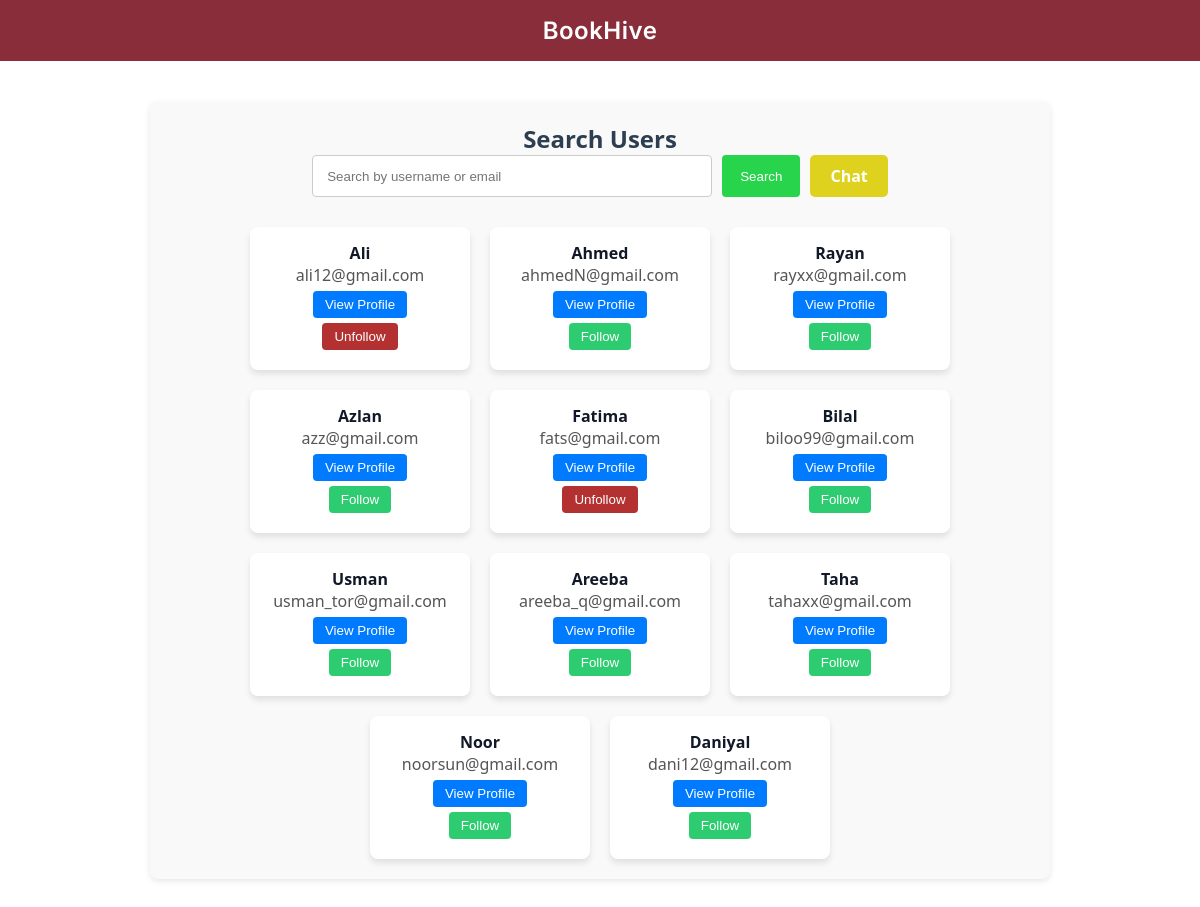
The page /search (signed in) on the database its author committed.
### tables this page shows
CREATE TABLE Users (
    username TEXT PRIMARY KEY,
    email TEXT UNIQUE NOT NULL,
    password TEXT NOT NULL,
    description TEXT,
    noOfBooksRead INT DEFAULT 0,
    topPick1 TEXT,
    topPick2 TEXT,
    topPick3 TEXT
);

### app.py (the view)
@app.route("/search", methods=["GET", "POST"])
def search_users():
    if "username" not in session:
        return redirect("/login")
    current_user = session["username"]
    conn = get_db_connection()
    if request.method == "POST":
        search_term = request.form.get("search_term")
        users = conn.execute(
            "SELECT * FROM Users WHERE username LIKE ? OR email LIKE ?",
            (f"%{search_term}%", f"%{search_term}%")
        ).fetchall()
    else:
        users = conn.execute("SELECT * FROM Users").fetchall()
    followed = conn.execute("SELECT followee FROM Follows WHERE follower = ?", (current_user,)).fetchall()
    followed_set = {row['followee'] for row in followed}
    conn.close()
    return render_template("search_users.html", users=users, followed_set=followed_set, current_user=current_user)

### app.py (called while the page is built)
def get_db_connection():
    conn = sqlite3.connect(DATABASE)
    conn.row_factory = sqlite3.Row
    return conn

### templates/search_users.html
{% extends "base2.html" %}
{% block content %}
<div style="max-width: 900px; margin: 40px auto; padding: 20px; background: #f9f9f9; border-radius: 8px; box-shadow: 0 2px 6px rgba(0,0,0,0.1); font-family: 'Segoe UI', Tahoma, Geneva, Verdana, sans-serif;">
    <h2 style="text-align: center; color: #2c3e50;">Search Users</h2>
    <form method="POST" style="display: flex; gap: 10px; justify-content: center; margin-bottom: 30px;">
        <input type="text" name="search_term" placeholder="Search by username or email" style="flex: 1; max-width: 400px; padding: 10px 14px; border: 1px solid #ccc; border-radius: 4px;">
        <button type="submit" style="padding: 10px 18px; background-color: #27d44c; color: white; border: none; border-radius: 4px; cursor: pointer;">Search</button>
        <a href="{{ url_for('chat') }}"
        style="padding: 10px 20px; background-color: #dfd21e; color: white;
            border-radius: 5px; text-decoration: none; font-weight: bold; cursor: pointer;">
        Chat
    </a>
    </form>
    <div class="user-list" style="display: flex; flex-wrap: wrap; justify-content: center; gap: 20px;">
        {% if users %}
            {% for user in users %}
                {% if user.username != current_user %}
                    <div class="user-card" style="background-color: white; padding: 15px 20px; border-radius: 8px; box-shadow: 0 4px 6px rgba(0, 0, 0, 0.1); width: 220px; text-align: center;">
                        <p><strong>{{ user.username }}</strong></p>
                        <p style="color: #555;">{{ user.email }}</p>
                        <form action="/profile/{{ user.username }}" method="get" style="margin: 5px 0;">
                            <button type="submit" style="background-color: #007BFF; color: white; border: none; padding: 6px 12px; border-radius: 4px; cursor: pointer;">View Profile</button>
                        </form>
                        {% if user.username in followed_set %}
                            <form action="/unfollow/{{ user.username }}" method="post" style="margin: 5px 0;">
                                <button type="submit" style="background-color: #b33131; color: white; border: none; padding: 6px 12px; border-radius: 4px; cursor: pointer;">Unfollow</button>
                            </form>
                        {% else %}
                            <form action="/follow/{{ user.username }}" method="post" style="margin: 5px 0;">
                                <button type="submit" style="background-color: #2ecc71; color: white; border: none; padding: 6px 12px; border-radius: 4px; cursor: pointer;">Follow</button>
                            </form>
                        {% endif %}
                    </div>
                {% endif %}
            {% endfor %}
        {% else %}
            <p style="text-align: center; color: #888;">No users found.</p>
        {% endif %}
    </div>
</div>
{% endblock %}

### templates/base2.html (style rules this page uses)
:root { --primary: #ffffff; --highlight: #facc15; --bg: #ffffff; --text: #111827; --white: #8A2D3B; }
* { margin: 0; padding: 0; box-sizing: border-box; }
body { font-family: 'Inter', sans-serif; background-color: var(--bg); color: var(--text); }

### rows shown on the page
Users: username "Ali", email "ali12@gmail.com"
Users: username "Ahmed", email "ahmedN@gmail.com"
Users: username "Rayan", email "rayxx@gmail.com"
Users: username "Azlan", email "azz@gmail.com"
Users: username "Fatima", email "fats@gmail.com"
Users: username "Bilal", email "biloo99@gmail.com"
Users: username "Usman", email "usman_tor@gmail.com"
Users: username "Areeba", email "areeba_q@gmail.com"
Users: username "Taha", email "tahaxx@gmail.com"
Users: username "Noor", email "noorsun@gmail.com"
Users: username "Daniyal", email "dani12@gmail.com"
